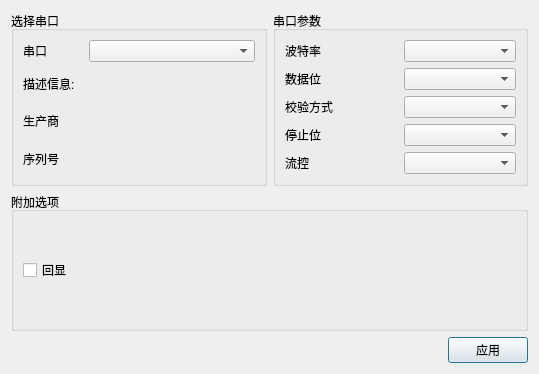
<?xml version="1.0" encoding="UTF-8"?>
<ui version="4.0">
 <class>SettingsDialog</class>
 <widget class="QDialog" name="SettingsDialog">
  <property name="geometry">
   <rect>
    <x>0</x>
    <y>0</y>
    <width>539</width>
    <height>374</height>
   </rect>
  </property>
  <property name="windowTitle">
   <string>Dialog</string>
  </property>
  <layout class="QGridLayout" name="gridLayout_2">
   <item row="0" column="0">
    <widget class="QGroupBox" name="groupBox">
     <property name="title">
      <string>选择串口</string>
     </property>
     <layout class="QVBoxLayout" name="verticalLayout">
      <item>
       <layout class="QHBoxLayout" name="horizontalLayout_2">
        <item>
         <widget class="QLabel" name="labelPort">
          <property name="sizePolicy">
           <sizepolicy hsizetype="Maximum" vsizetype="Preferred">
            <horstretch>0</horstretch>
            <verstretch>0</verstretch>
           </sizepolicy>
          </property>
          <property name="maximumSize">
           <size>
            <width>60</width>
            <height>16777215</height>
           </size>
          </property>
          <property name="text">
           <string>串口</string>
          </property>
         </widget>
        </item>
        <item>
         <widget class="QComboBox" name="serialPortInfoListBox"/>
        </item>
       </layout>
      </item>
      <item>
       <widget class="QLabel" name="descriptionLabel">
        <property name="text">
         <string>描述信息:</string>
        </property>
       </widget>
      </item>
      <item>
       <widget class="QLabel" name="manufacturerLabel">
        <property name="text">
         <string>生产商</string>
        </property>
       </widget>
      </item>
      <item>
       <widget class="QLabel" name="serialNumberLabel">
        <property name="text">
         <string>序列号</string>
        </property>
       </widget>
      </item>
     </layout>
    </widget>
   </item>
   <item row="0" column="1">
    <widget class="QGroupBox" name="groupBox_2">
     <property name="title">
      <string>串口参数</string>
     </property>
     <layout class="QGridLayout" name="gridLayout">
      <item row="2" column="1">
       <widget class="QComboBox" name="parityBox"/>
      </item>
      <item row="0" column="0">
       <widget class="QLabel" name="labelBaud">
        <property name="text">
         <string>波特率</string>
        </property>
       </widget>
      </item>
      <item row="1" column="0">
       <widget class="QLabel" name="labelDataBits">
        <property name="text">
         <string>数据位</string>
        </property>
       </widget>
      </item>
      <item row="3" column="0">
       <widget class="QLabel" name="labelStopBits">
        <property name="text">
         <string>停止位</string>
        </property>
       </widget>
      </item>
      <item row="1" column="1">
       <widget class="QComboBox" name="dataBitsBox"/>
      </item>
      <item row="3" column="1">
       <widget class="QComboBox" name="stopBitsBox"/>
      </item>
      <item row="0" column="1">
       <widget class="QComboBox" name="baudRateBox"/>
      </item>
      <item row="2" column="0">
       <widget class="QLabel" name="labelParity">
        <property name="text">
         <string>校验方式</string>
        </property>
       </widget>
      </item>
      <item row="4" column="0">
       <widget class="QLabel" name="labelStopBits_2">
        <property name="text">
         <string>流控</string>
        </property>
       </widget>
      </item>
      <item row="4" column="1">
       <widget class="QComboBox" name="flowControlBox"/>
      </item>
     </layout>
    </widget>
   </item>
   <item row="1" column="0" colspan="2">
    <widget class="QGroupBox" name="groupBox_3">
     <property name="title">
      <string>附加选项</string>
     </property>
     <layout class="QVBoxLayout" name="verticalLayout_2">
      <item>
       <widget class="QCheckBox" name="localEchoCheckBox">
        <property name="text">
         <string>回显</string>
        </property>
       </widget>
      </item>
     </layout>
    </widget>
   </item>
   <item row="2" column="0" colspan="2">
    <layout class="QHBoxLayout" name="horizontalLayout">
     <item>
      <spacer name="horizontalSpacer">
       <property name="orientation">
        <enum>Qt::Horizontal</enum>
       </property>
       <property name="sizeHint" stdset="0">
        <size>
         <width>40</width>
         <height>20</height>
        </size>
       </property>
      </spacer>
     </item>
     <item>
      <widget class="QPushButton" name="btnApply">
       <property name="text">
        <string>应用</string>
       </property>
      </widget>
     </item>
    </layout>
   </item>
  </layout>
 </widget>
 <resources/>
 <connections/>
</ui>
